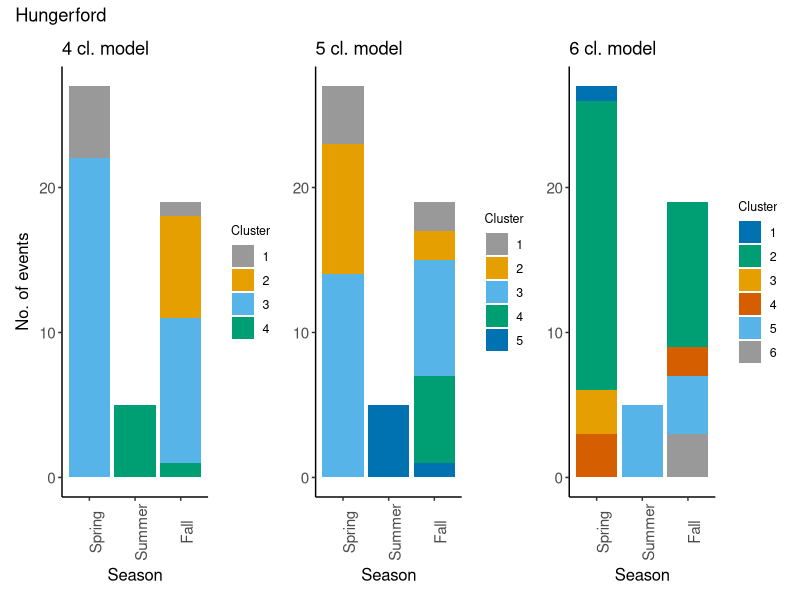
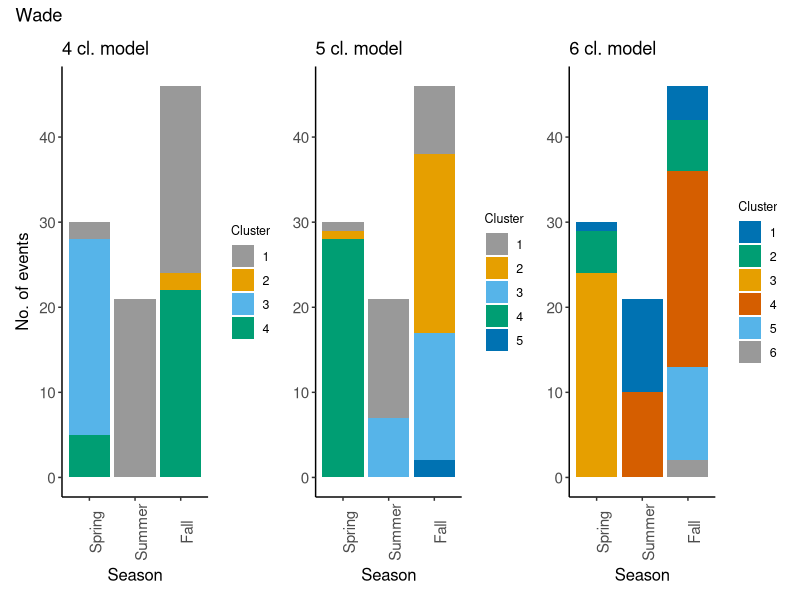
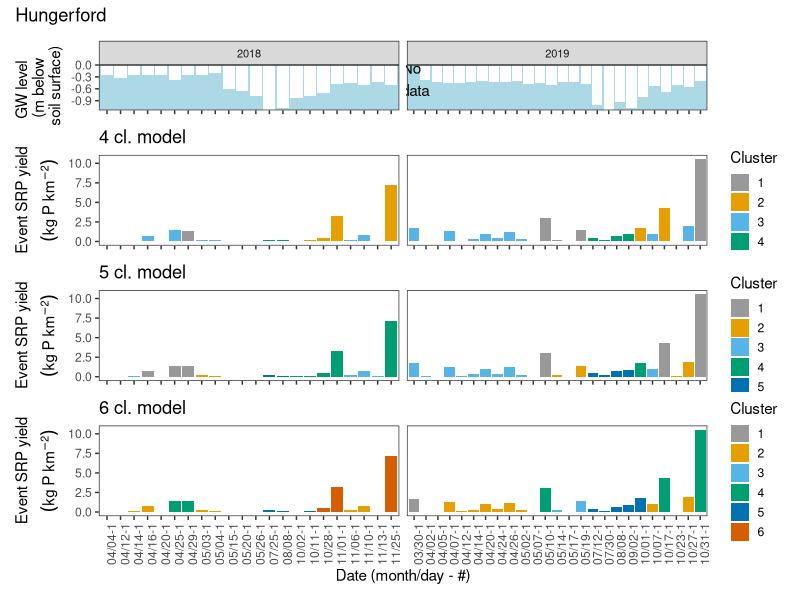
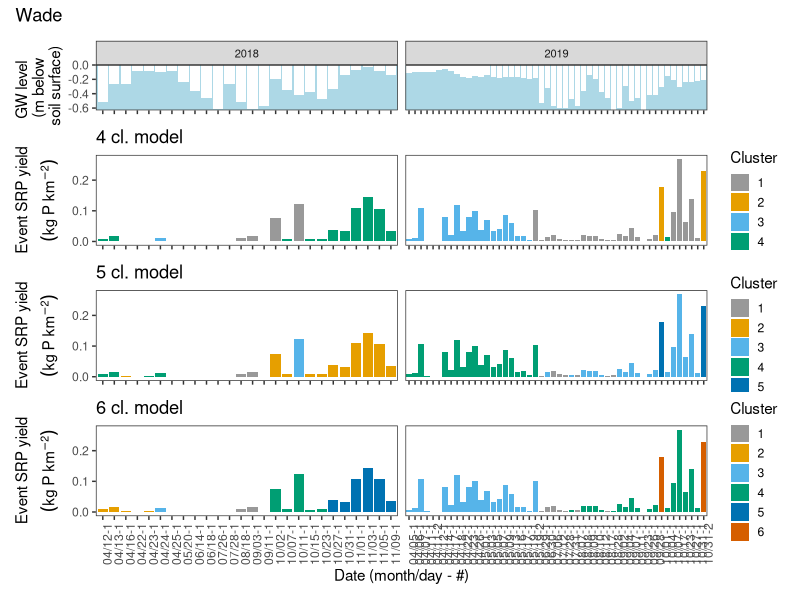
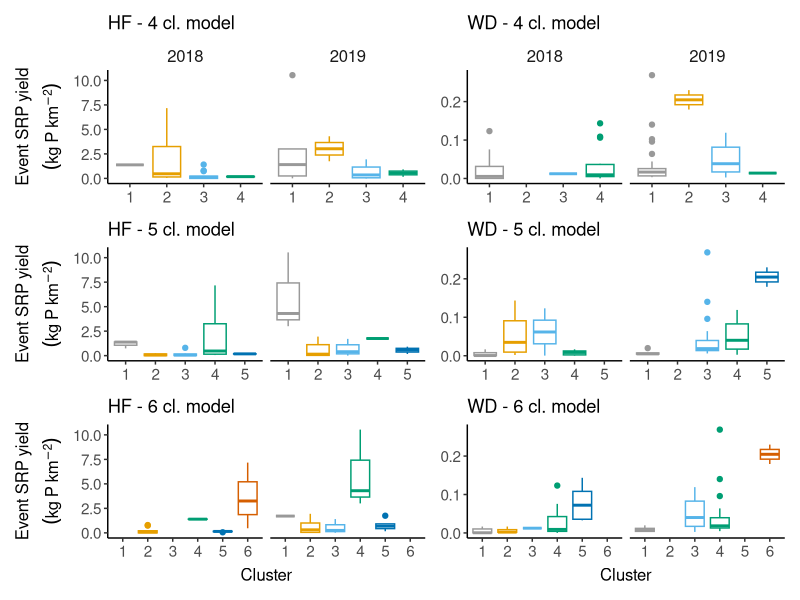
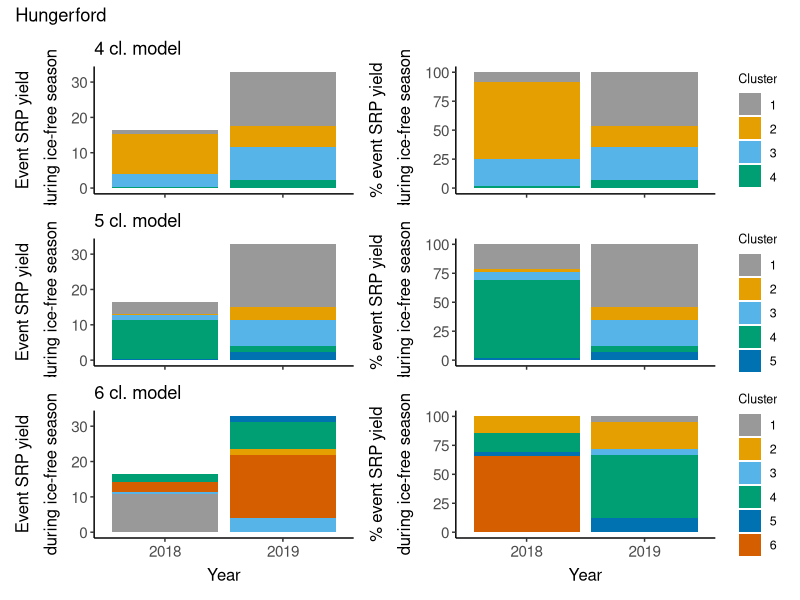
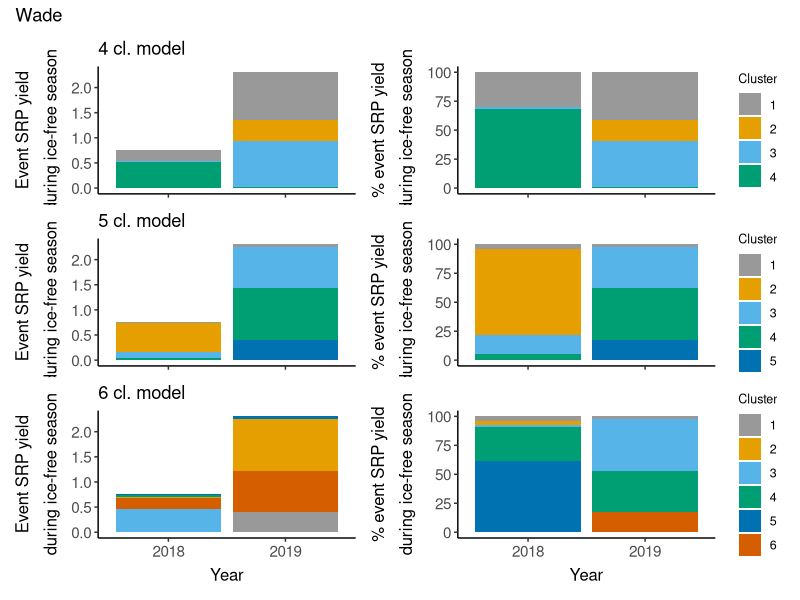

Reproduce these figures in R, in order.
## ---- chunk 1
# Set defaults
knitr::opts_chunk$set(fig.width = 6, fig.asp = 0.618, out.width = "70%", fig.align = "center")

# Load packages
  library("here")      # to make file paths fail less
  library("tidyverse") # general workhorse
  library("lubridate") # to work with dates
  library("patchwork") # arranging multiple plots
## ---- chunk 2
# Read in data
  # Calculated event metrics for each site as calculated in compile_calculate_allVars.R
  hford <- read_csv(here("Data", "eventMetrics_hford.csv")) %>% 
    mutate(event_start = ymd_hms(event_start, tz = "Etc/GMT+4"))

  wade <- read_csv(here("Data", "eventMetrics_wade.csv")) %>% 
    mutate(event_start = ymd_hms(event_start, tz = "Etc/GMT+4"))

  # SOM results from SOManalysis_SITE_yields_VAR.Rmd
  # SRP
  som_hf <- read_csv(here("Data", "somResults", "hford", "yields", "SRP", "2021-04-08", "Results_hford_withClusters.csv"))
  som_wd <- read_csv(here("Data", "somResults", "wade", "yields", "SRP", "2021-04-12", "Results_wade_withClusters.csv"))
  # Turbidity
  # som_turb_hf <- read_csv(here("Data", "somResults", "hford", "yields", "turb", "2021-04-09", "Results_hford_withClusters.csv")) %>% mutate(SOM = "turb") %>% select(site, SOM, everything())
  # som_turb_wd <- read_csv(here("Data", "somResults", "wade", "yields", "turb", "2021-04-13", "Results_wade_withClusters.csv")) %>% mutate(SOM = "turb") %>% select(site, SOM, everything())
## ---- chunk 3
# Plotting specifics
  theme1 <- theme_classic() +
            theme(axis.text = element_text(size = 11),
                  axis.title = element_text(size = 12),
                  axis.title.x = element_text(margin=margin(5,0,0,0)),
                  axis.title.y = element_text(margin=margin(0,5,0,0)),
                  legend.title = element_text(size = 9),
                  legend.text = element_text(size = 9))
  
  # A new theme for the hysteresis plots
  theme2 <- theme(axis.line = element_blank(),
                  axis.text = element_text(size = 8),
                  axis.title = element_blank(),
                  plot.margin = unit(c(1.25,1.25,1.25,1.25), "lines"),
                  panel.background = element_blank(),
                  panel.grid.major = element_blank(), 
                  panel.grid.minor = element_blank(),
                  legend.text = element_text(size = 6),
                  legend.key.size = unit(0.1, "in"),
                  legend.margin = margin(0, 0, 0, 0),
                  legend.title = element_text(size = 6)) 
## ---- chunk 4
# Look at how cluters map onto seasons
  # Hford
    # 4 clusters
    p_hf_1 <- som_hf %>%
      group_by(clust_wat_4cl, season) %>% 
      tally() %>% 
      # Order the seasons
      mutate(season = factor(season, levels = c("spring", "summer", "fall"), labels = c("Spring", "Summer", "Fall"))) %>%
      mutate(cluster = factor(clust_wat_4cl)) %>% 
      ggplot(aes(x = season, y = n, fill = cluster)) +
        geom_bar(position = "stack", stat = "identity") +
        scale_fill_manual(name = "Cluster",
                          values = c("#999999", "#E69F00", "#56B4E9", "#009E73", "#0072B2", "#D55E00", "#CC79A7")) +
        ylab("No. of events") +
        xlab("Season") +
        theme1 +
        theme(axis.text.x = element_text(angle = 90)) +
        ggtitle("4 cl. model")

    # 5 clusters
    p_hf_2 <- som_hf %>%
      group_by(clust_wat_5cl, season) %>% 
      tally() %>% 
      # Order the seasons
      mutate(season = factor(season, levels = c("spring", "summer", "fall"), labels = c("Spring", "Summer", "Fall"))) %>%
      mutate(cluster = factor(clust_wat_5cl)) %>% 
      ggplot(aes(x = season, y = n, fill = cluster)) +
        geom_bar(position = "stack", stat = "identity") +
        scale_fill_manual(name = "Cluster",
                          values = c("#999999", "#E69F00", "#56B4E9", "#009E73", "#0072B2", "#D55E00", "#CC79A7")) +
        ylab("No. of events") +
        xlab("Season") +
        theme1 +
        theme(axis.title.y = element_blank(),
              axis.text.x = element_text(angle = 90)) +
        ggtitle("5 cl. model")
    
    # 6 clusters
    # NOTE: Colors are rearranged here to make clusters align with above 2 models; if anything changes, change these
    p_hf_3 <- som_hf %>%
      group_by(clust_wat_6cl, season) %>% 
      tally() %>% 
      # Order the seasons
      mutate(season = factor(season, levels = c("spring", "summer", "fall"), labels = c("Spring", "Summer", "Fall"))) %>%
      mutate(cluster = factor(clust_wat_6cl)) %>% 
      ggplot(aes(x = season, y = n, fill = cluster)) +
        geom_bar(position = "stack", stat = "identity") +
        scale_fill_manual(name = "Cluster",
                          # These have been rearranged for this model
                          values = c("#0072B2", "#009E73", "#E69F00", "#D55E00", "#56B4E9", "#999999", "#CC79A7")) +
        ylab("No. of events") +
        xlab("Season") +
        theme1 +
        theme(axis.title.y = element_blank(),
              axis.text.x = element_text(angle = 90)) +
        ggtitle("6 cl. model")
    
    # Arrange Hford plots
    p_hf_1 + p_hf_2 + p_hf_3 +
      plot_annotation(
        title = "Hungerford"
      )
    rm(p_hf_1, p_hf_2, p_hf_3)
    
  # Wade
    # 4 clusters
    p_wd_1 <- som_wd %>%
      filter(season != "winter") %>% 
      group_by(clust_wat_4cl, season) %>% 
      tally() %>% 
      # Order the seasons
      mutate(season = factor(season, levels = c("spring", "summer", "fall"), labels = c("Spring", "Summer", "Fall"))) %>%
      mutate(cluster = factor(clust_wat_4cl)) %>% 
      ggplot(aes(x = season, y = n, fill = cluster)) +
        geom_bar(position = "stack", stat = "identity") +
        scale_fill_manual(name = "Cluster",
                          values = c("#999999", "#E69F00", "#56B4E9", "#009E73", "#0072B2", "#D55E00", "#CC79A7")) +
        ylab("No. of events") +
        xlab("Season") +
        theme1 +
        theme(axis.text.x = element_text(angle = 90)) +
        ggtitle("4 cl. model")

    # 5 clusters
    p_wd_2 <- som_wd %>%
      filter(season != "winter") %>% 
      group_by(clust_wat_5cl, season) %>% 
      tally() %>% 
      # Order the seasons
      mutate(season = factor(season, levels = c("spring", "summer", "fall"), labels = c("Spring", "Summer", "Fall"))) %>%
      mutate(cluster = factor(clust_wat_5cl)) %>% 
      ggplot(aes(x = season, y = n, fill = cluster)) +
        geom_bar(position = "stack", stat = "identity") +
        scale_fill_manual(name = "Cluster",
                          values = c("#999999", "#E69F00", "#56B4E9", "#009E73", "#0072B2", "#D55E00", "#CC79A7")) +
        ylab("No. of events") +
        xlab("Season") +
        theme1 +
        theme(axis.title.y = element_blank(),
              axis.text.x = element_text(angle = 90)) +
        ggtitle("5 cl. model")
    
    # 6 clusters
    # NOTE: Colors are rearranged here to make clusters align with above 2 models; if anything changes, change these
    p_wd_3 <- som_wd %>%
      filter(season != "winter") %>% 
      group_by(clust_wat_6cl, season) %>% 
      tally() %>% 
      # Order the seasons
      mutate(season = factor(season, levels = c("spring", "summer", "fall"), labels = c("Spring", "Summer", "Fall"))) %>%
      mutate(cluster = factor(clust_wat_6cl)) %>% 
      ggplot(aes(x = season, y = n, fill = cluster)) +
        geom_bar(position = "stack", stat = "identity") +
        scale_fill_manual(name = "Cluster",
                          # These have been rearranged for this model
                          values = c("#0072B2", "#009E73", "#E69F00", "#D55E00", "#56B4E9", "#999999", "#CC79A7")) +
        ylab("No. of events") +
        xlab("Season") +
        theme1 +
        theme(axis.title.y = element_blank(),
              axis.text.x = element_text(angle = 90)) +
        ggtitle("6 cl. model")
    
    # Arrange wdord plots
    p_wd_1 + p_wd_2 + p_wd_3 +
      plot_annotation(
        title = "Wade"
      )
    rm(p_wd_1, p_wd_2, p_wd_3)
  
# ggsave(here("Plots", "som_hf_clustersBySeason.pdf"), device = "pdf", width = 4, height = 4, units = "in", dpi = 150)
## ---- chunk 5
# Plot timeline of event water yields & ratios colored by cluster number
# HFORD
  # First graph GW level data along with water yield timeline
  # Text for missing data on 2019 plot
  ann_text <- data.frame(month_day_rep = "03/26-2", gw_1d_well5 = -0.35, lab = "No \n data",
                         year = factor(2019, levels = c("2018", "2019")))
  # GW Plot
  p_hf_4 <- som_hf %>%
    # Only 2 events in 2017, so cutting out 2017
    filter(year(event_start) != 2017) %>%
     # Add leading zero to single digit months and days
    mutate(year = year(event_start),
           month = str_pad(month(event_start), 2, pad = 0),
           day = str_pad(day(event_start), 2, pad = 0),
           month_day = paste(month, "/", day, sep = "")) %>%
    # There is one day where there are two events, add a rep for month_day and make month_day_rep ID
    group_by(year, month_day) %>% 
    mutate(rep = row_number()) %>% 
    mutate(month_day_rep = paste(month_day, rep, sep = "-")) %>% 
  
    ggplot(aes(x = month_day_rep, y = gw_1d_well5)) +
      facet_wrap(~year, scales = "free_x", ncol = 2) +
      geom_bar(stat = "identity", fill = "white") +
      ylab("GW level \n (m below \n soil surface)") +
      xlab("Date (month/day - #)") +
      scale_y_continuous(expand = c(0, 0)) +
      theme_bw() +
      theme(panel.grid = element_blank(),
            panel.background = element_rect(fill = "lightblue"),
            strip.text.x = element_text(size = 8),
            axis.text.x = element_blank(),
            axis.title.x = element_blank()) +
    geom_text(data = ann_text, label = "No \n data")

  # 4 cluster model
  p_hf_5 <- som_hf %>%
    # Only 2 events in 2017, so cutting out 2017
    filter(year(event_start) != 2017) %>%
     # Add leading zero to single digit months and days
    mutate(year = year(event_start),
           month = str_pad(month(event_start), 2, pad = 0),
           day = str_pad(day(event_start), 2, pad = 0),
           month_day = paste(month, "/", day, sep = "")) %>%
    # There is one day where there are two events, add a rep for month_day and make month_day_rep ID
    group_by(year, month_day) %>% 
    mutate(rep = row_number()) %>% 
    mutate(month_day_rep = paste(month_day, rep, sep = "-")) %>% 
  
    ggplot(aes(x = month_day_rep, y = SRP_kg_km2, fill = as.factor(clust_wat_4cl))) +
      facet_wrap(~year, scales = "free_x", ncol = 2) +
      geom_bar(stat = "identity") +
      # scale_fill_manual(name = "Cluster",
      #                   values = c("#999999", "#E69F00", "#56B4E9", "#009E73", "#0072B2", "#D55E00", "#CC79A7"),
      #                   labels = c("Warm, dry soil, big rain", 
      #                              "Very wet soil, rain/melt",
      #                              "Cold, dry soil, mostly melt",
      #                              "Low sun, wet soil, low-int. rain")) +
      scale_fill_manual(name = "Cluster",
                        values = c("#999999", "#E69F00", "#56B4E9", "#009E73", "#0072B2", "#D55E00", "#CC79A7")) +
      ylab(expression(atop(Event~SRP~yield, (kg~P~km^{-2})))) +
      xlab("Date (month/day - #)") +
      theme_bw() +
      theme(panel.grid = element_blank(),
            legend.key.size = unit(0.5, "cm"),
            axis.text.x = element_blank(),
            strip.background = element_blank(),
            strip.text.x = element_blank(),
            axis.title.x = element_blank()) +
      ggtitle("4 cl. model")

  # 5 cluster model
  p_hf_6 <- som_hf %>%
    # Only 2 events in 2017, so cutting out 2017
    filter(year(event_start) != 2017) %>%
     # Add leading zero to single digit months and days
    mutate(year = year(event_start),
           month = str_pad(month(event_start), 2, pad = 0),
           day = str_pad(day(event_start), 2, pad = 0),
           month_day = paste(month, "/", day, sep = "")) %>%
    # There is one day where there are two events, add a rep for month_day and make month_day_rep ID
    group_by(year, month_day) %>% 
    mutate(rep = row_number()) %>% 
    mutate(month_day_rep = paste(month_day, rep, sep = "-")) %>% 
  
    ggplot(aes(x = month_day_rep, y = SRP_kg_km2, fill = as.factor(clust_wat_5cl))) +
      facet_wrap(~year, scales = "free_x", ncol = 2) +
      geom_bar(stat = "identity") +
      # scale_fill_manual(name = "Cluster",
      #                   values = c("#999999", "#E69F00", "#56B4E9", "#009E73", "#0072B2", "#D55E00", "#CC79A7"),
      #                   labels = c("Warm, dry soil, big rain", 
      #                              "Very wet soil, rain/melt",
      #                              "Cold, dry soil, mostly melt",
      #                              "Low sun, wet soil, low-int. rain")) +
      scale_fill_manual(name = "Cluster",
                        values = c("#999999", "#E69F00", "#56B4E9", "#009E73", "#0072B2", "#D55E00", "#CC79A7")) +
      ylab(expression(atop(Event~SRP~yield, (kg~P~km^{-2})))) +
      xlab("Date (month/day - #)") +
      theme_bw() +
      theme(panel.grid = element_blank(),
            legend.key.size = unit(0.5, "cm"),
            axis.text.x = element_blank(),
            strip.background = element_blank(),
            strip.text.x = element_blank(),
            axis.title.x = element_blank()) +
      ggtitle("5 cl. model")
  
  # 6 cluster model
  # NOTE: Colors are rearranged here to make clusters align with above 2 models; if anything changes, change these
  p_hf_7 <- som_hf %>%
    # Only 2 events in 2017, so cutting out 2017
    filter(year(event_start) != 2017) %>%
     # Add leading zero to single digit months and days
    mutate(year = year(event_start),
           month = str_pad(month(event_start), 2, pad = 0),
           day = str_pad(day(event_start), 2, pad = 0),
           month_day = paste(month, "/", day, sep = "")) %>%
    # There is one day where there are two events, add a rep for month_day and make month_day_rep ID
    group_by(year, month_day) %>% 
    mutate(rep = row_number()) %>% 
    mutate(month_day_rep = paste(month_day, rep, sep = "-")) %>% 
  
    ggplot(aes(x = month_day_rep, y = SRP_kg_km2, fill = as.factor(clust_wat_6cl))) +
      facet_wrap(~year, scales = "free_x", ncol = 2) +
      # facet_grid(var ~ year, scales = "free") +
      geom_bar(stat = "identity") +
      # scale_fill_manual(name = "Cluster",
      #                   values = c("#999999", "#E69F00", "#56B4E9", "#009E73", "#0072B2", "#D55E00", "#CC79A7"),
      #                   labels = c("Warm, dry soil, big rain", 
      #                              "Very wet soil, rain/melt",
      #                              "Cold, dry soil, mostly melt",
      #                              "Low sun, wet soil, low-int. rain")) +
      scale_fill_manual(name = "Cluster",
                        values = c("#999999", "#E69F00", "#56B4E9", "#009E73", "#0072B2", "#D55E00", "#CC79A7")) +
      ylab(expression(atop(Event~SRP~yield, (kg~P~km^{-2})))) +
      xlab("Date (month/day - #)") +
      theme_bw() +
      theme(panel.grid = element_blank(),
            legend.key.size = unit(0.5, "cm"),
            # strip.text.x = element_text(size = 8),
            axis.text.x = element_text(angle = 90),
            strip.background = element_blank(),
            strip.text.x = element_blank()) +
      ggtitle("6 cl. model")  

# Combine the plots into one using the patchwork library
p_hf_4 / p_hf_5 / p_hf_6 / p_hf_7 +
  plot_layout(
    ncol = 1, 
    heights = c(1, 2, 2, 2)) +
  plot_annotation(
    title = "Hungerford"
  )
rm(p_hf_4, p_hf_5, p_hf_6,  p_hf_7)

# WADE
  # GW Plot
  p_wd_4 <- som_wd %>%
    # Only 2 events in 2017, so cutting out 2017
    filter(year(event_start) != 2017) %>%
     # Add leading zero to single digit months and days
    mutate(year = year(event_start),
           month = str_pad(month(event_start), 2, pad = 0),
           day = str_pad(day(event_start), 2, pad = 0),
           month_day = paste(month, "/", day, sep = "")) %>%
    # There is one day where there are two events, add a rep for month_day and make month_day_rep ID
    group_by(year, month_day) %>% 
    mutate(rep = row_number()) %>% 
    mutate(month_day_rep = paste(month_day, rep, sep = "-")) %>% 
  
    ggplot(aes(x = month_day_rep, y = gw_1d_well5)) +
      facet_wrap(~year, scales = "free_x", ncol = 2) +
      geom_bar(stat = "identity", fill = "white") +
      ylab("GW level \n (m below \n soil surface)") +
      xlab("Date (month/day - #)") +
      scale_y_continuous(expand = c(0, 0)) +
      theme_bw() +
      theme(panel.grid = element_blank(),
            panel.background = element_rect(fill = "lightblue"),
            strip.text.x = element_text(size = 8),
            axis.text.x = element_blank(),
            axis.title.x = element_blank())
    # geom_text(data = ann_text, label = "No \n data")

  # 4 cluster model
  p_wd_5 <- som_wd %>%
    # Only 2 events in 2017, so cutting out 2017
    filter(year(event_start) != 2017) %>%
     # Add leading zero to single digit months and days
    mutate(year = year(event_start),
           month = str_pad(month(event_start), 2, pad = 0),
           day = str_pad(day(event_start), 2, pad = 0),
           month_day = paste(month, "/", day, sep = "")) %>%
    # There is one day where there are two events, add a rep for month_day and make month_day_rep ID
    group_by(year, month_day) %>% 
    mutate(rep = row_number()) %>% 
    mutate(month_day_rep = paste(month_day, rep, sep = "-")) %>% 
  
    ggplot(aes(x = month_day_rep, y = SRP_kg_km2, fill = as.factor(clust_wat_4cl))) +
      facet_wrap(~year, scales = "free_x", ncol = 2) +
      geom_bar(stat = "identity") +
      # scale_fill_manual(name = "Cluster",
      #                   values = c("#999999", "#E69F00", "#56B4E9", "#009E73", "#0072B2", "#D55E00", "#CC79A7"),
      #                   labels = c("Warm, dry soil, big rain", 
      #                              "Very wet soil, rain/melt",
      #                              "Cold, dry soil, mostly melt",
      #                              "Low sun, wet soil, low-int. rain")) +
      scale_fill_manual(name = "Cluster",
                        values = c("#999999", "#E69F00", "#56B4E9", "#009E73", "#0072B2", "#D55E00", "#CC79A7")) +
      ylab(expression(atop(Event~SRP~yield, (kg~P~km^{-2})))) +
      xlab("Date (month/day - #)") +
      theme_bw() +
      theme(panel.grid = element_blank(),
            legend.key.size = unit(0.5, "cm"),
            axis.text.x = element_blank(),
            strip.background = element_blank(),
            strip.text.x = element_blank(),
            axis.title.x = element_blank()) +
      ggtitle("4 cl. model")

  # 5 cluster model
  p_wd_6 <- som_wd %>%
    # Only 2 events in 2017, so cutting out 2017
    filter(year(event_start) != 2017) %>%
     # Add leading zero to single digit months and days
    mutate(year = year(event_start),
           month = str_pad(month(event_start), 2, pad = 0),
           day = str_pad(day(event_start), 2, pad = 0),
           month_day = paste(month, "/", day, sep = "")) %>%
    # There is one day where there are two events, add a rep for month_day and make month_day_rep ID
    group_by(year, month_day) %>% 
    mutate(rep = row_number()) %>% 
    mutate(month_day_rep = paste(month_day, rep, sep = "-")) %>% 
  
    ggplot(aes(x = month_day_rep, y = SRP_kg_km2, fill = as.factor(clust_wat_5cl))) +
      facet_wrap(~year, scales = "free_x", ncol = 2) +
      geom_bar(stat = "identity") +
      # scale_fill_manual(name = "Cluster",
      #                   values = c("#999999", "#E69F00", "#56B4E9", "#009E73", "#0072B2", "#D55E00", "#CC79A7"),
      #                   labels = c("Warm, dry soil, big rain", 
      #                              "Very wet soil, rain/melt",
      #                              "Cold, dry soil, mostly melt",
      #                              "Low sun, wet soil, low-int. rain")) +
      scale_fill_manual(name = "Cluster",
                        values = c("#999999", "#E69F00", "#56B4E9", "#009E73", "#0072B2", "#D55E00", "#CC79A7")) +
      ylab(expression(atop(Event~SRP~yield, (kg~P~km^{-2})))) +
      xlab("Date (month/day - #)") +
      theme_bw() +
      theme(panel.grid = element_blank(),
            legend.key.size = unit(0.5, "cm"),
            axis.text.x = element_blank(),
            strip.background = element_blank(),
            strip.text.x = element_blank(),
            axis.title.x = element_blank()) +
      ggtitle("5 cl. model")
  
  # 6 cluster model
  # NOTE: Colors are rearranged here to make clusters align with above 2 models; if anything changes, change these
  p_wd_7 <- som_wd %>%
    # Only 2 events in 2017, so cutting out 2017
    filter(year(event_start) != 2017) %>%
     # Add leading zero to single digit months and days
    mutate(year = year(event_start),
           month = str_pad(month(event_start), 2, pad = 0),
           day = str_pad(day(event_start), 2, pad = 0),
           month_day = paste(month, "/", day, sep = "")) %>%
    # There is one day where there are two events, add a rep for month_day and make month_day_rep ID
    group_by(year, month_day) %>% 
    mutate(rep = row_number()) %>% 
    mutate(month_day_rep = paste(month_day, rep, sep = "-")) %>% 
  
    ggplot(aes(x = month_day_rep, y = SRP_kg_km2, fill = as.factor(clust_wat_6cl))) +
      facet_wrap(~year, scales = "free_x", ncol = 2) +
      # facet_grid(var ~ year, scales = "free") +
      geom_bar(stat = "identity") +
      # scale_fill_manual(name = "Cluster",
      #                   values = c("#999999", "#E69F00", "#56B4E9", "#009E73", "#0072B2", "#D55E00", "#CC79A7"),
      #                   labels = c("Warm, dry soil, big rain", 
      #                              "Very wet soil, rain/melt",
      #                              "Cold, dry soil, mostly melt",
      #                              "Low sun, wet soil, low-int. rain")) +
      scale_fill_manual(name = "Cluster",
                        values = c("#999999", "#E69F00", "#56B4E9", "#009E73", "#0072B2", "#D55E00", "#CC79A7")) +
      ylab(expression(atop(Event~SRP~yield, (kg~P~km^{-2})))) +
      xlab("Date (month/day - #)") +
      theme_bw() +
      theme(panel.grid = element_blank(),
            legend.key.size = unit(0.5, "cm"),
            # strip.text.x = element_text(size = 8),
            axis.text.x = element_text(angle = 90),
            strip.background = element_blank(),
            strip.text.x = element_blank()) +
      ggtitle("6 cl. model")  


# Combine the plots into one using the patchwork library
p_wd_4 / p_wd_5 / p_wd_6 / p_wd_7 +
  plot_layout(
    ncol = 1, 
    heights = c(1, 2, 2, 2)) +
  plot_annotation(
    title = "Wade"
  )
rm(p_wd_4, p_wd_5, p_wd_6,  p_wd_7)

# ggsave(here("Plots", "som_hf_eventsByCluster.pdf"), device = "pdf", width = 10, height = 6, units = "in", dpi = 150)
## ---- chunk 6
# Plot boxplots of water yields attributed to each cluster
# HFORD
  # 4 clusters
  pl_hf_x1 <- som_hf %>%
    mutate(year = year(event_start)) %>% 
    filter(year != 2017) %>% 
    ggplot(aes(x = factor(clust_wat_4cl), y = SRP_kg_km2, color = factor(clust_wat_4cl))) +
    facet_wrap(~year) +
    geom_boxplot() +
    scale_color_manual(name = "Cluster",
                      values = c("#999999", "#E69F00", "#56B4E9", "#009E73", "#0072B2", "#D55E00", "#CC79A7")) +
    ylab(expression(atop(Event~SRP~yield, (kg~P~km^{-2})))) +
    xlab("Cluster") +
    theme1 +
    theme(legend.position = "none",
          strip.background = element_blank(),
          strip.text.x = element_text(size = 12),
          axis.title.x = element_blank()) +
  ggtitle("HF - 4 cl. model")

  # 5 clusters
  pl_hf_x2 <- som_hf %>%
    mutate(year = year(event_start)) %>% 
    filter(year != 2017) %>% 
    ggplot(aes(x = factor(clust_wat_5cl), y = SRP_kg_km2, color = factor(clust_wat_5cl))) +
    facet_wrap(~year) +
    geom_boxplot() +
    scale_color_manual(name = "Cluster",
                      values = c("#999999", "#E69F00", "#56B4E9", "#009E73", "#0072B2", "#D55E00", "#CC79A7")) +
    ylab(expression(atop(Event~SRP~yield, (kg~P~km^{-2})))) +
    xlab("Cluster") +
    theme1 +
    theme(legend.position = "none",
          strip.background = element_blank(),
          strip.text.x = element_blank(),
          axis.title.x = element_blank()) +
  ggtitle("HF - 5 cl. model")
  
  # 6 clusters
  pl_hf_x3 <- som_hf %>%
    mutate(year = year(event_start)) %>% 
    filter(year != 2017) %>% 
    ggplot(aes(x = factor(clust_wat_6cl), y = SRP_kg_km2, color = factor(clust_wat_6cl))) +
    facet_wrap(~year) +
    geom_boxplot() +
    scale_color_manual(name = "Cluster",
                      values = c("#999999", "#E69F00", "#56B4E9", "#009E73", "#0072B2", "#D55E00", "#CC79A7")) +
    ylab(expression(atop(Event~SRP~yield, (kg~P~km^{-2})))) +
    xlab("Cluster") +
    theme1 +
    theme(legend.position = "none",
          strip.background = element_blank(),
          strip.text.x = element_blank()) +
  ggtitle("HF - 6 cl. model")
  
# WADE
  # 4 clusters
  pl_wd_x1 <- som_wd %>%
    mutate(year = year(event_start)) %>% 
    filter(year != 2017) %>% 
    ggplot(aes(x = factor(clust_wat_4cl), y = SRP_kg_km2, color = factor(clust_wat_4cl))) +
    facet_wrap(~year) +
    geom_boxplot() +
    scale_color_manual(name = "Cluster",
                      values = c("#999999", "#E69F00", "#56B4E9", "#009E73", "#0072B2", "#D55E00", "#CC79A7")) +
    ylab(expression(atop(Event~SRP~yield, (kg~P~km^{-2})))) +
    xlab("Cluster") +
    theme1 +
    theme(legend.position = "none",
          strip.background = element_blank(),
          strip.text.x = element_text(size = 12),
          axis.title.x = element_blank(),
          axis.title.y = element_blank()) +
  ggtitle("WD - 4 cl. model")

  # 5 clusters
  pl_wd_x2 <- som_wd %>%
    mutate(year = year(event_start)) %>% 
    filter(year != 2017) %>% 
    ggplot(aes(x = factor(clust_wat_5cl), y = SRP_kg_km2, color = factor(clust_wat_5cl))) +
    facet_wrap(~year) +
    geom_boxplot() +
    scale_color_manual(name = "Cluster",
                      values = c("#999999", "#E69F00", "#56B4E9", "#009E73", "#0072B2", "#D55E00", "#CC79A7")) +
    ylab(expression(atop(Event~SRP~yield, (kg~P~km^{-2})))) +
    xlab("Cluster") +
    theme1 +
    theme(legend.position = "none",
          strip.background = element_blank(),
          strip.text.x = element_blank(),
          axis.title.x = element_blank(),
          axis.title.y = element_blank()) +
  ggtitle("WD - 5 cl. model")
  
  # 6 clusters
  pl_wd_x3 <- som_wd %>%
    mutate(year = year(event_start)) %>% 
    filter(year != 2017) %>% 
    ggplot(aes(x = factor(clust_wat_6cl), y = SRP_kg_km2, color = factor(clust_wat_6cl))) +
    facet_wrap(~year) +
    geom_boxplot() +
    scale_color_manual(name = "Cluster",
                      values = c("#999999", "#E69F00", "#56B4E9", "#009E73", "#0072B2", "#D55E00", "#CC79A7")) +
    ylab(expression(atop(Event~SRP~yield, (kg~P~km^{-2})))) +
    xlab("Cluster") +
    theme1 +
    theme(legend.position = "none",
          strip.background = element_blank(),
          strip.text.x = element_blank(),
          axis.title.y = element_blank()) +
  ggtitle("WD - 6 cl. model")
  
# Combine plots
  pl_c_hf1 <- pl_hf_x1 / pl_hf_x2 / pl_hf_x3 +
    plot_annotation(
      title = "Hungerford"
    )
  
  pl_c_wd1 <- pl_wd_x1 / pl_wd_x2 / pl_wd_x3 +
    plot_annotation(
      title = "Wade"
    ) 
  
  pl_c_hf1 | pl_c_wd1
## ---- chunk 7
# Plot total yield attributed to each cluster
# HFORD
  # Calculate annual measured event yields
  annYields <-
    som_hf %>%
    # Calculate the cummulative sum of yields for each solute, year, and cluster #
    mutate(year = year(event_start)) %>% 
    group_by(year) %>% 
    summarize(ann_SRP_yield = sum(SRP_kg_km2, na.rm = TRUE)) %>% 
    ungroup()

  # Stacked bar graph (year on x-axis; stacks = yields by cluster)
  # Total event water yield per category
  # 4 clusters
  p_hf_8 <- som_hf %>%
    # Calculate the cummulative sum of yields for each year and cluster #
    mutate(year = year(event_start)) %>% 
    group_by(year, clust_wat_4cl) %>% 
    summarize(tot_yield = sum(SRP_kg_km2, na.rm = TRUE)) %>% 
    ungroup() %>% 
    # Exclude 2017 events  
    filter(year != 2017) %>% 
    ggplot(aes(x = factor(year), y = tot_yield, fill = factor(clust_wat_4cl))) +
      geom_bar(position = "stack", stat = "identity") +
      scale_fill_manual(name = "Cluster",
                        values = c("#999999", "#E69F00", "#56B4E9", "#009E73", "#0072B2", "#D55E00", "#CC79A7")) +
      ylab(expression(atop(Event~SRP~yield, "during ice-free season"))) +
      xlab("Year") +
      theme1 +
      theme(legend.position = "none",
            axis.text.x = element_blank(),
            axis.title.x = element_blank()) +
      ggtitle("4 cl. model")
  
  # 5 clusters
  p_hf_9 <- som_hf %>%
    # Calculate the cummulative sum of yields for each year and cluster #
    mutate(year = year(event_start)) %>% 
    group_by(year, clust_wat_5cl) %>% 
    summarize(tot_yield = sum(SRP_kg_km2, na.rm = TRUE)) %>% 
    ungroup() %>% 
    # Exclude 2017 events  
    filter(year != 2017) %>% 
    ggplot(aes(x = factor(year), y = tot_yield, fill = factor(clust_wat_5cl))) +
      geom_bar(position = "stack", stat = "identity") +
      scale_fill_manual(name = "Cluster",
                        values = c("#999999", "#E69F00", "#56B4E9", "#009E73", "#0072B2", "#D55E00", "#CC79A7")) +
      ylab(expression(atop(Event~SRP~yield, "during ice-free season"))) +
      xlab("Year") +
      theme1 +
      theme(legend.position = "none",
            axis.text.x = element_blank(),
            axis.title.x = element_blank()) +
      ggtitle("5 cl. model") 
  
  # 6 clusters
  # NOTE: Colors are rearranged here to make clusters align with above 2 models; if anything changes, change these
  p_hf_10 <- som_hf %>%
    # Calculate the cummulative sum of yields for each year and cluster #
    mutate(year = year(event_start)) %>% 
    group_by(year, clust_wat_6cl) %>% 
    summarize(tot_yield = sum(SRP_kg_km2, na.rm = TRUE)) %>% 
    ungroup() %>% 
    # Exclude 2017 events  
    filter(year != 2017) %>% 
    ggplot(aes(x = factor(year), y = tot_yield, fill = factor(clust_wat_6cl))) +
      geom_bar(position = "stack", stat = "identity") +
      scale_fill_manual(name = "Cluster",
                        # These have been rearranged for this model
                        values = c("#0072B2", "#009E73", "#E69F00", "#D55E00", "#56B4E9", "#999999", "#CC79A7")) +
      ylab(expression(atop(Event~SRP~yield, "during ice-free season"))) +
      xlab("Year") +
      theme1 +
      theme(legend.position = "none") +
      ggtitle("6 cl. model")    

  # % of event water yield during ice-free season
  # 4 clusters
  p_hf_11 <- som_hf %>%
    # Calculate the cummulative sum of yields for each solute, year, and cluster #
    mutate(year = year(event_start)) %>% 
    # pivot_longer(cols = c(SRP_kg_km2, SRP_kg_km2), names_to = "var", values_to = "value") %>% 
    # group_by(year, cluster, var) %>% 
    group_by(year, clust_wat_4cl) %>% 
    summarize(tot_SRP_yield = sum(SRP_kg_km2, na.rm = TRUE)) %>% 
    ungroup() %>% 
    # Calculate proportion of total annual yield
    full_join(annYields) %>% 
    mutate(prop_SRP_yield = tot_SRP_yield/ann_SRP_yield) %>% 
    # Exclude 2017 events
    filter(year != 2017) %>% 
    ggplot(aes(x = factor(year), y = prop_SRP_yield*100, fill = factor(clust_wat_4cl))) +
      # facet_wrap(~var, ncol = 2, scales = "free_y", labeller = labeller(var = labels_var)) +
      geom_bar(position = "stack", stat = "identity") +
      # scale_fill_manual(name = "Cluster",
      #                   values = c("#999999", "#E69F00", "#56B4E9", "#009E73", "#0072B2", "#D55E00", "#CC79A7"),
      #                   labels = c("Warm, dry soil, big rain", 
      #                              "Very wet soil, rain/melt",
      #                              "Cold, dry soil, mostly melt",
      #                              "Low sun, wet soil, low-int. rain")) +
      scale_fill_manual(name = "Cluster",
                        values = c("#999999", "#E69F00", "#56B4E9", "#009E73", "#0072B2", "#D55E00", "#CC79A7")) +
      ylab(expression(atop('%'~event~SRP~yield, "during ice-free season"))) +
      xlab("Year") +
      theme1 +
      theme(axis.text.x = element_blank(),
            axis.title.x = element_blank())
  
  # 5 clusters
  p_hf_12 <- som_hf %>%
    # Calculate the cummulative sum of yields for each solute, year, and cluster #
    mutate(year = year(event_start)) %>% 
    # pivot_longer(cols = c(SRP_kg_km2, SRP_kg_km2), names_to = "var", values_to = "value") %>% 
    # group_by(year, cluster, var) %>% 
    group_by(year, clust_wat_5cl) %>% 
    summarize(tot_SRP_yield = sum(SRP_kg_km2, na.rm = TRUE)) %>% 
    ungroup() %>% 
    # Calculate proportion of total annual yield
    full_join(annYields) %>% 
    mutate(prop_SRP_yield = tot_SRP_yield/ann_SRP_yield) %>% 
    # Exclude 2017 events
    filter(year != 2017) %>% 
    ggplot(aes(x = factor(year), y = prop_SRP_yield*100, fill = factor(clust_wat_5cl))) +
      # facet_wrap(~var, ncol = 2, scales = "free_y", labeller = labeller(var = labels_var)) +
      geom_bar(position = "stack", stat = "identity") +
      # scale_fill_manual(name = "Cluster",
      #                   values = c("#999999", "#E69F00", "#56B4E9", "#009E73", "#0072B2", "#D55E00", "#CC79A7"),
      #                   labels = c("Warm, dry soil, big rain", 
      #                              "Very wet soil, rain/melt",
      #                              "Cold, dry soil, mostly melt",
      #                              "Low sun, wet soil, low-int. rain")) +
      scale_fill_manual(name = "Cluster",
                        values = c("#999999", "#E69F00", "#56B4E9", "#009E73", "#0072B2", "#D55E00", "#CC79A7")) +
      ylab(expression(atop('%'~event~SRP~yield, "during ice-free season"))) +
      xlab("Year") +
      theme1 +
      theme(axis.text.x = element_blank(),
            axis.title.x = element_blank())
  
  # 6 clusters
  # NOTE: Colors are rearranged here to make clusters align with above 2 models; if anything changes, change these
  p_hf_13 <- som_hf %>%
    # Calculate the cummulative sum of yields for each solute, year, and cluster #
    mutate(year = year(event_start)) %>% 
    # pivot_longer(cols = c(SRP_kg_km2, SRP_kg_km2), names_to = "var", values_to = "value") %>% 
    # group_by(year, cluster, var) %>% 
    group_by(year, clust_wat_6cl) %>% 
    summarize(tot_SRP_yield = sum(SRP_kg_km2, na.rm = TRUE)) %>% 
    ungroup() %>% 
    # Calculate proportion of total annual yield
    full_join(annYields) %>% 
    mutate(prop_SRP_yield = tot_SRP_yield/ann_SRP_yield) %>% 
    # Exclude 2017 events
    filter(year != 2017) %>% 
    ggplot(aes(x = factor(year), y = prop_SRP_yield*100, fill = factor(clust_wat_6cl))) +
      # facet_wrap(~var, ncol = 2, scales = "free_y", labeller = labeller(var = labels_var)) +
      geom_bar(position = "stack", stat = "identity") +
      # scale_fill_manual(name = "Cluster",
      #                   values = c("#999999", "#E69F00", "#56B4E9", "#009E73", "#0072B2", "#D55E00", "#CC79A7"),
      #                   labels = c("Warm, dry soil, big rain", 
      #                              "Very wet soil, rain/melt",
      #                              "Cold, dry soil, mostly melt",
      #                              "Low sun, wet soil, low-int. rain")) +
      scale_fill_manual(name = "Cluster",
                        values = c("#999999", "#E69F00", "#56B4E9", "#009E73", "#0072B2", "#D55E00", "#CC79A7")) +
      ylab(expression(atop('%'~event~SRP~yield, "during ice-free season"))) +
      xlab("Year") +
      theme1  
  
  # Combine into one plot
  (p_hf_8 + p_hf_11) / (p_hf_9 + p_hf_12) / (p_hf_10 + p_hf_13) +
    plot_annotation(
      title = "Hungerford"
    )
  
# WADE
  # Calculate annual measured event yields
  annYields <-
    som_wd %>%
    # Calculate the cummulative sum of yields for each solute, year, and cluster #
    mutate(year = year(event_start)) %>% 
    group_by(year) %>% 
    summarize(ann_SRP_yield = sum(SRP_kg_km2, na.rm = TRUE)) %>% 
    ungroup()

  # Stacked bar graph (year on x-axis; stacks = yields by cluster)
  # Total event water yield per category
  # 4 clusters
  p_wd_8 <- som_wd %>%
    # Calculate the cummulative sum of yields for each year and cluster #
    mutate(year = year(event_start)) %>% 
    group_by(year, clust_wat_4cl) %>% 
    summarize(tot_yield = sum(SRP_kg_km2, na.rm = TRUE)) %>% 
    ungroup() %>% 
    # Exclude 2017 events  
    filter(year != 2017) %>% 
    ggplot(aes(x = factor(year), y = tot_yield, fill = factor(clust_wat_4cl))) +
      geom_bar(position = "stack", stat = "identity") +
      scale_fill_manual(name = "Cluster",
                        values = c("#999999", "#E69F00", "#56B4E9", "#009E73", "#0072B2", "#D55E00", "#CC79A7")) +
      ylab(expression(atop(Event~SRP~yield, "during ice-free season"))) +
      xlab("Year") +
      theme1 +
      theme(legend.position = "none",
            axis.text.x = element_blank(),
            axis.title.x = element_blank()) +
      ggtitle("4 cl. model")
  
  # 5 clusters
  p_wd_9 <- som_wd %>%
    # Calculate the cummulative sum of yields for each year and cluster #
    mutate(year = year(event_start)) %>% 
    group_by(year, clust_wat_5cl) %>% 
    summarize(tot_yield = sum(SRP_kg_km2, na.rm = TRUE)) %>% 
    ungroup() %>% 
    # Exclude 2017 events  
    filter(year != 2017) %>% 
    ggplot(aes(x = factor(year), y = tot_yield, fill = factor(clust_wat_5cl))) +
      geom_bar(position = "stack", stat = "identity") +
      scale_fill_manual(name = "Cluster",
                        values = c("#999999", "#E69F00", "#56B4E9", "#009E73", "#0072B2", "#D55E00", "#CC79A7")) +
      ylab(expression(atop(Event~SRP~yield, "during ice-free season"))) +
      xlab("Year") +
      theme1 +
      theme(legend.position = "none",
            axis.text.x = element_blank(),
            axis.title.x = element_blank()) +
      ggtitle("5 cl. model") 
  
  # 6 clusters
  # NOTE: Colors are rearranged here to make clusters align with above 2 models; if anything changes, change these
  p_wd_10 <- som_wd %>%
    # Calculate the cummulative sum of yields for each year and cluster #
    mutate(year = year(event_start)) %>% 
    group_by(year, clust_wat_6cl) %>% 
    summarize(tot_yield = sum(SRP_kg_km2, na.rm = TRUE)) %>% 
    ungroup() %>% 
    # Exclude 2017 events  
    filter(year != 2017) %>% 
    ggplot(aes(x = factor(year), y = tot_yield, fill = factor(clust_wat_6cl))) +
      geom_bar(position = "stack", stat = "identity") +
      scale_fill_manual(name = "Cluster",
                        # These have been rearranged for this model
                        values = c("#0072B2", "#009E73", "#E69F00", "#D55E00", "#56B4E9", "#999999", "#CC79A7")) +
      ylab(expression(atop(Event~SRP~yield, "during ice-free season"))) +
      xlab("Year") +
      theme1 +
      theme(legend.position = "none") +
      ggtitle("6 cl. model")    

  # % of event water yield during ice-free season
  # 4 clusters
  p_wd_11 <- som_wd %>%
    # Calculate the cummulative sum of yields for each solute, year, and cluster #
    mutate(year = year(event_start)) %>% 
    # pivot_longer(cols = c(SRP_kg_km2, SRP_kg_km2), names_to = "var", values_to = "value") %>% 
    # group_by(year, cluster, var) %>% 
    group_by(year, clust_wat_4cl) %>% 
    summarize(tot_SRP_yield = sum(SRP_kg_km2, na.rm = TRUE)) %>% 
    ungroup() %>% 
    # Calculate proportion of total annual yield
    full_join(annYields) %>% 
    mutate(prop_SRP_yield = tot_SRP_yield/ann_SRP_yield) %>% 
    # Exclude 2017 events
    filter(year != 2017) %>% 
    ggplot(aes(x = factor(year), y = prop_SRP_yield*100, fill = factor(clust_wat_4cl))) +
      # facet_wrap(~var, ncol = 2, scales = "free_y", labeller = labeller(var = labels_var)) +
      geom_bar(position = "stack", stat = "identity") +
      # scale_fill_manual(name = "Cluster",
      #                   values = c("#999999", "#E69F00", "#56B4E9", "#009E73", "#0072B2", "#D55E00", "#CC79A7"),
      #                   labels = c("Warm, dry soil, big rain", 
      #                              "Very wet soil, rain/melt",
      #                              "Cold, dry soil, mostly melt",
      #                              "Low sun, wet soil, low-int. rain")) +
      scale_fill_manual(name = "Cluster",
                        values = c("#999999", "#E69F00", "#56B4E9", "#009E73", "#0072B2", "#D55E00", "#CC79A7")) +
      ylab(expression(atop('%'~event~SRP~yield, "during ice-free season"))) +
      xlab("Year") +
      theme1 +
      theme(axis.text.x = element_blank(),
            axis.title.x = element_blank())
  
  # 5 clusters
  p_wd_12 <- som_wd %>% 
    # Calculate the cummulative sum of yields for each solute, year, and cluster #
    mutate(year = year(event_start)) %>% 
    # pivot_longer(cols = c(SRP_kg_km2, SRP_kg_km2), names_to = "var", values_to = "value") %>% 
    # group_by(year, cluster, var) %>% 
    group_by(year, clust_wat_5cl) %>% 
    summarize(tot_SRP_yield = sum(SRP_kg_km2, na.rm = TRUE)) %>% 
    ungroup() %>% 
    # Calculate proportion of total annual yield
    full_join(annYields) %>% 
    mutate(prop_SRP_yield = tot_SRP_yield/ann_SRP_yield) %>% 
    # Exclude 2017 events
    filter(year != 2017) %>% 
    ggplot(aes(x = factor(year), y = prop_SRP_yield*100, fill = factor(clust_wat_5cl))) +
      # facet_wrap(~var, ncol = 2, scales = "free_y", labeller = labeller(var = labels_var)) +
      geom_bar(position = "stack", stat = "identity") +
      # scale_fill_manual(name = "Cluster",
      #                   values = c("#999999", "#E69F00", "#56B4E9", "#009E73", "#0072B2", "#D55E00", "#CC79A7"),
      #                   labels = c("Warm, dry soil, big rain", 
      #                              "Very wet soil, rain/melt",
      #                              "Cold, dry soil, mostly melt",
      #                              "Low sun, wet soil, low-int. rain")) +
      scale_fill_manual(name = "Cluster",
                        values = c("#999999", "#E69F00", "#56B4E9", "#009E73", "#0072B2", "#D55E00", "#CC79A7")) +
      ylab(expression(atop('%'~event~SRP~yield, "during ice-free season"))) +
      xlab("Year") +
      theme1 +
      theme(axis.text.x = element_blank(),
            axis.title.x = element_blank())
  
  # 6 clusters
  # NOTE: Colors are rearranged here to make clusters align with above 2 models; if anything changes, change these
  p_wd_13 <- som_wd %>%
    # Calculate the cummulative sum of yields for each solute, year, and cluster #
    mutate(year = year(event_start)) %>% 
    # pivot_longer(cols = c(SRP_kg_km2, SRP_kg_km2), names_to = "var", values_to = "value") %>% 
    # group_by(year, cluster, var) %>% 
    group_by(year, clust_wat_6cl) %>% 
    summarize(tot_SRP_yield = sum(SRP_kg_km2, na.rm = TRUE)) %>% 
    ungroup() %>% 
    # Calculate proportion of total annual yield
    full_join(annYields) %>% 
    mutate(prop_SRP_yield = tot_SRP_yield/ann_SRP_yield) %>% 
    # Exclude 2017 events
    filter(year != 2017) %>% 
    ggplot(aes(x = factor(year), y = prop_SRP_yield*100, fill = factor(clust_wat_6cl))) +
      # facet_wrap(~var, ncol = 2, scales = "free_y", labeller = labeller(var = labels_var)) +
      geom_bar(position = "stack", stat = "identity") +
      # scale_fill_manual(name = "Cluster",
      #                   values = c("#999999", "#E69F00", "#56B4E9", "#009E73", "#0072B2", "#D55E00", "#CC79A7"),
      #                   labels = c("Warm, dry soil, big rain", 
      #                              "Very wet soil, rain/melt",
      #                              "Cold, dry soil, mostly melt",
      #                              "Low sun, wet soil, low-int. rain")) +
      scale_fill_manual(name = "Cluster",
                        values = c("#999999", "#E69F00", "#56B4E9", "#009E73", "#0072B2", "#D55E00", "#CC79A7")) +
      ylab(expression(atop('%'~event~SRP~yield, "during ice-free season"))) +
      xlab("Year") +
      theme1  
  
  # Combine into one plot
  (p_wd_8 + p_wd_11) / (p_wd_9 + p_wd_12) / (p_wd_10 + p_wd_13) +
    plot_annotation(
      title = "Wade"
    )  
